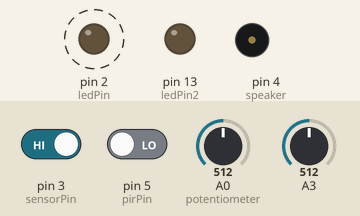
This sketch was run on a simulated Arduino Uno, built with avr-gcc and run on an emulated ATmega328P. On the bench: output pins drawn as LEDs (lit = HIGH), buzzer (waves = sounding). Dashed ring = blinking. The inputs (shaded band) are chosen by the test bench; at power-on: pin 3 (sensorPin) HIGH, pin 5 (pirPin) LOW, A0 (potentiometer) = 512, A3 = 512. What the sketch prints to the serial monitor is not drawn.

Above: at 30.13 s.
Timing chart, 0 to 33.1 s (numbered marks = the images above):
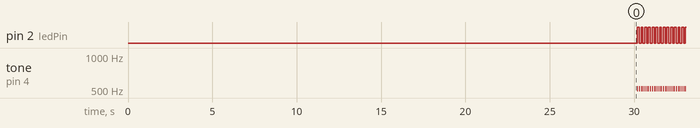

The sketch:

sketch_apr30a.ino
```cpp
#include <SoftwareSerial.h>
SoftwareSerial BT(10, 11);
int alarm;
int ledPin = 2;
int sensorPin = 3; //i tested with a push button-->hegazy
int speaker = 4;
int calibrationTime = 5;

//the time when the sensor outputs a low impulse
long unsigned int lowIn;

//the amount of milliseconds the sensor has to be low
//before we assume all motion has stopped
long unsigned int pause = 5000;

boolean lockLow = true;
boolean takeLowTime;

int pirPin = 5;//pir sensor pin -->Adel
int ledPin2=13;


int tempPin = 0;
int errorTemp = 10;

int calibrate = 0;
int reading;
boolean turnoff = false;

void setup() {
  //Serial.begin(9600);
  pinMode(ledPin, OUTPUT);//LED
  pinMode(sensorPin, INPUT);//sensor
  pinMode(speaker, INPUT);//speaker
  pinMode(pirPin, INPUT); //Pir sensor
  pinMode(ledPin2,OUTPUT);//Pir's led
  digitalWrite(pirPin, LOW); //
  digitalWrite(sensorPin, HIGH);

  Serial.begin(9600);
  Serial.println("calibrating");
  for (int i = 0; i < 30; i++) {
    Serial.print(".");
    delay(1000);
  }
  Serial.println("done");
  delay(50);
    BT.begin(9600);
    // Send test message to other device
    BT.println("Hello from Arduino");
  alarm = 0;


}


void loop() {

 //getting the voltage reading from the temperature sensor

 while(calibrate < 1000){
  reading = analogRead(sensorPin);
  calibrate++;

 }

   reading = analogRead(sensorPin);

 // converting that reading to voltage, for 3.3v arduino use 3.3
 float voltage = reading * 5.0;
 voltage /= 1024.0;

 // print out the voltage
 Serial.print(voltage); Serial.println(" volts");

 // now print out the temperature
 float temperatureC = (voltage) * 10 + errorTemp;  //converting from 10 mv per degree wit 500 mV offset
                                               //to degrees ((voltage - 500mV) times 100)
 Serial.print(temperatureC); Serial.println(" degrees C");

 if(temperatureC > 30){
   startAlarm("Fire!!");
   turnoff = true;

  }else if(turnoff == true){
     stopAlarm();
    turnoff= false;
   }


  int value_read_from_mobile;
    if (BT.available() > 0) //continuously try to read data from mobile and this condition means that the mobile actually sent something
      value_read_from_mobile = (BT.read() - '0');
    if (value_read_from_mobile == 1) { //flag value sent from mobile is 1
      stopAlarm();
    }
 else
  if (alarm == 1) { //means we are in alarming situation so make led blink and speaker produce alarm sound
    int sensorValue = analogRead(A0); // 0 – 1023 this value is read from potentiometer to control volume of alarm
    tone(4, sensorValue, 10);
    digitalWrite(ledPin, !digitalRead(ledPin));
    // delay to let it finish ‘tone’ instruction.
    delay(100);
  }


  if (digitalRead(sensorPin) == LOW) { //button press or in your case it will be sensor reading (i used it for test-->hegazy)
    char str[] = "Button Pressed!";
    startAlarm(str);
  }


  if (digitalRead(pirPin) == HIGH) {
     digitalWrite(ledPin2, HIGH);   //the led visualizes the sensors output pin state
    if (lockLow) {
      lockLow = false;
      Serial.println("---");
      Serial.print("motion detected at ");
      Serial.print(millis() / 1000);
      Serial.println(" sec");
      //startAlarm("Motion detected");
      delay(50);
    }
    takeLowTime = true;
  }
  if (digitalRead(pirPin) == LOW) {
     digitalWrite(ledPin2, LOW);  //the led visualizes the sensors output pin state
    if (takeLowTime) {
      lowIn = millis();          //save the time of the transition from high to LOW
      takeLowTime = false;       //make sure this is only done at the start of a LOW phase
    }
    if (!lockLow && millis() - lowIn > pause) {
      //makes sure this block of code is only executed again after
      //a new motion sequence has been detected
      lockLow = true;
      Serial.print("motion ended at ");      //output
      Serial.print((millis() - pause) / 1000);
      Serial.println(" sec");
//      stopAlarm();
      delay(50);
    }

  }
}


void startAlarm(char msg[]) { //in case of sensor reads danger values it will send message to mobile and will make sound from speaker and blink the LED
  alarm = 1;
  BT.println(msg);
}
void stopAlarm() {
  alarm = 0;
  digitalWrite(ledPin, LOW);
}
```

Measured:
- by itself, pin 2 (ledPin): alternates HIGH for 0.11 s and LOW for 0.11 s
- by itself, tone on pin 4 (speaker): alternates 512 Hz for 0.01 s and silent for 0.10 s
